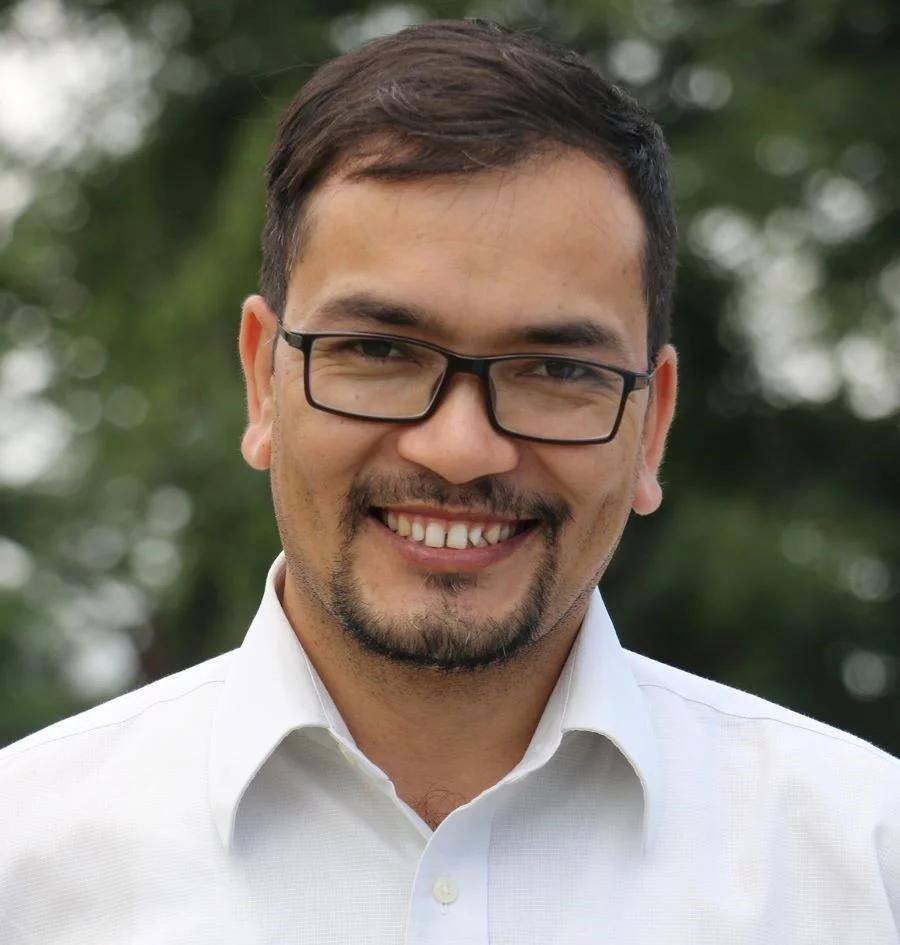
#> input picture exp_30/image.jpg, 900 x 945 px
$ python code.py
#> lines starting #> are read from the running program, lines starting #| are printed output that depends on the picture
# Your Python code goes here
import cv2
import matplotlib.pyplot as plt

# Read image
image = cv2.imread('image.jpg')
#> image is the input picture: shape (945, 900, 3); mean B, G, R 110.9, 122.9, 128.6

image_rgb = cv2.cvtColor(image, cv2.COLOR_BGR2RGB)

gray = cv2.cvtColor(image, cv2.COLOR_BGR2GRAY)
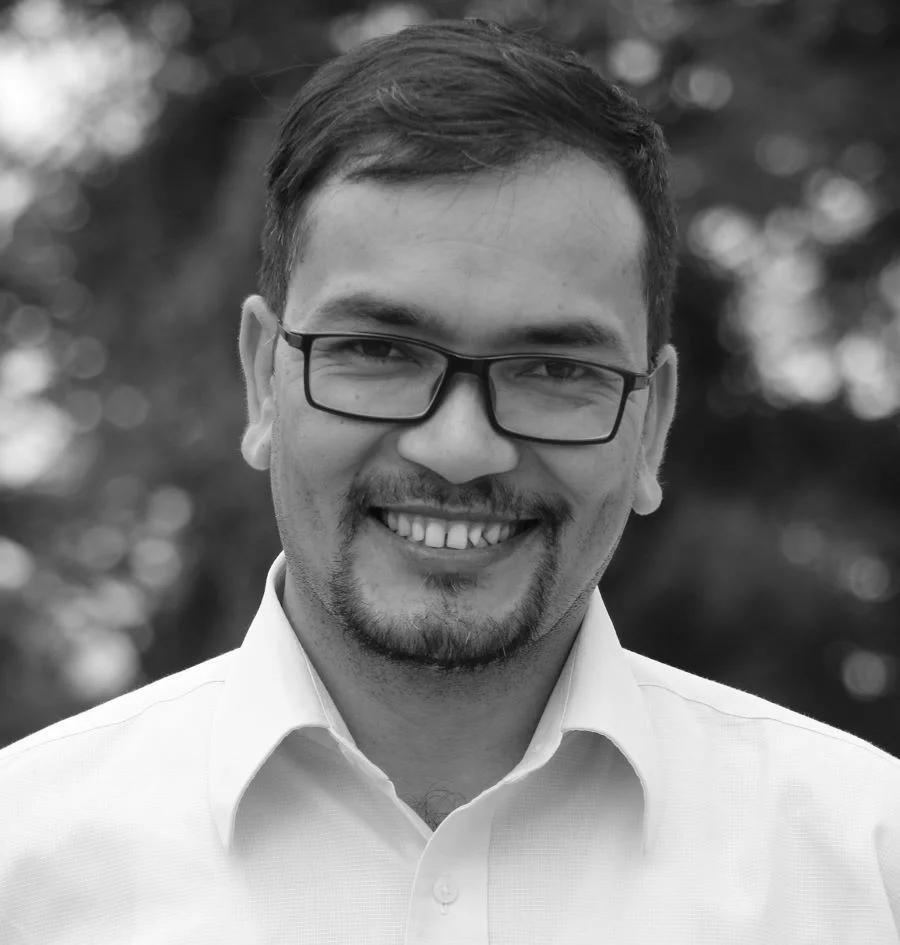
#> gray: shape (945, 900); min 4, max 255, mean 123.3

# Smile Cascade
smile_cascade = cv2.CascadeClassifier(
    cv2.data.haarcascades + 'haarcascade_smile.xml'
)

# Detect smiles
smiles = smile_cascade.detectMultiScale(gray, 1.8, 20)
#> smiles = [[341, 477, 210, 105]]

# Draw rectangles
for (x,y,w,h) in smiles:
    cv2.rectangle(image_rgb, (x,y), (x+w,y+h), (255,0,0), 2)
#> this loop made 1 pass
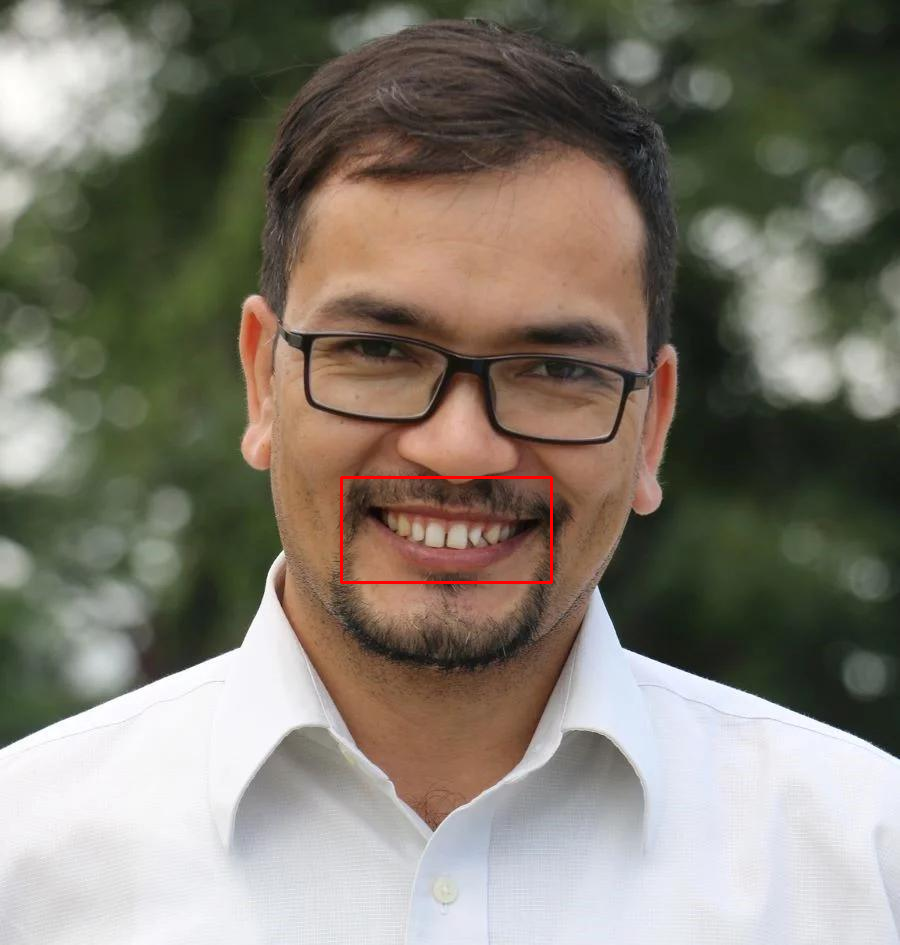
#> image_rgb: shape (945, 900, 3); mean R, G, B 128.9, 122.8, 110.8

# Display
plt.imshow(image_rgb)
plt.title("Smile Detection")
plt.axis('off')
plt.show()
